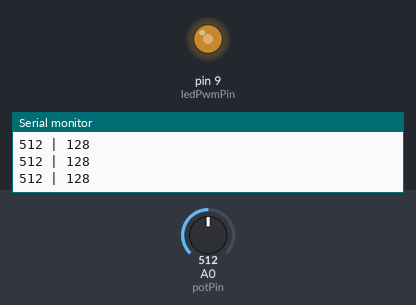
A sketch run on a simulated Arduino Uno, built with avr-gcc and run on an emulated ATmega328P. Parts: output pins drawn as LEDs (lit = HIGH), the last lines printed to the serial monitor. The test bench sets the inputs (shaded band); at power-on: A0 (potPin) = 512.

Above: at 1.2 s.
1.3 s: A0 (potPin) set to 412
At 1.8 s:
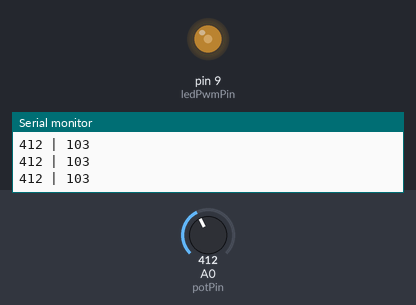
2.8 s: A0 (potPin) set to 385
At 4.0 s:
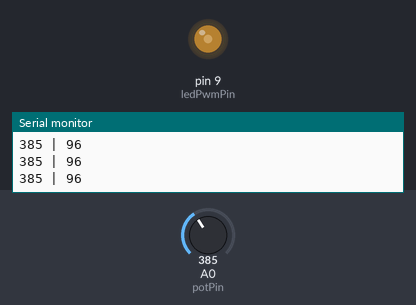
4.3 s: A0 (potPin) set to 716
At 5.1 s:
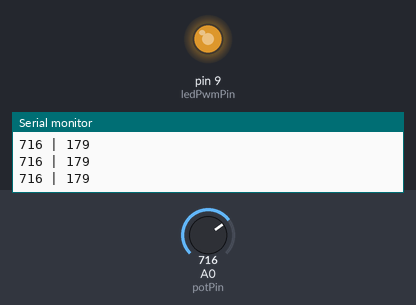
5.8 s: A0 (potPin) set to 900
At 6.2 s:
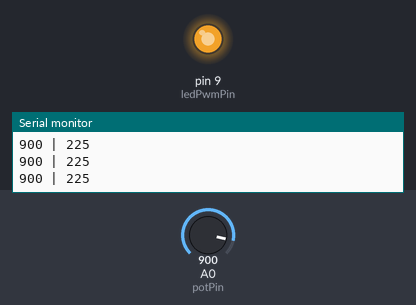
7.3 s: A0 (potPin) set to 122
At 7.7 s:
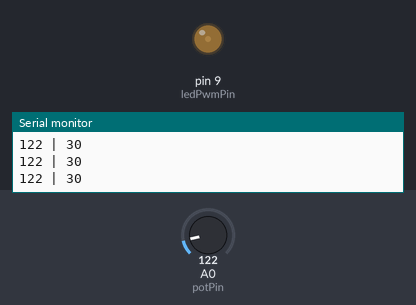
8.8 s: A0 (potPin) set to 109
At 9.9 s:
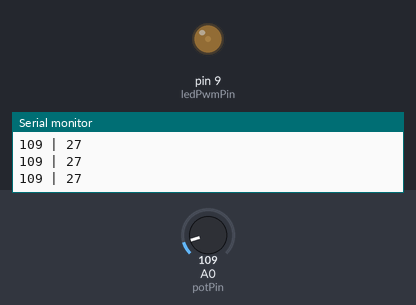
11.8 s: A0 (potPin) set to 91
Timing chart, 0 to 14.3 s (numbered marks = the images above; inputs shaded):
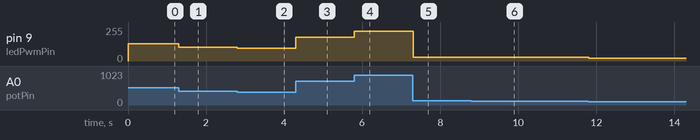

Measured:
- after the input at 1.3 s, pin 9 (ledPwmPin): 128/255 → 103/255 at once
- after the input at 2.8 s, pin 9 (ledPwmPin): 103/255 → 96/255 at once
- after the input at 4.3 s, pin 9 (ledPwmPin): 96/255 → 179/255 at once
- after the input at 5.8 s, pin 9 (ledPwmPin): 179/255 → 225/255 at once
- after the input at 7.3 s, pin 9 (ledPwmPin): 225/255 → 30/255 at once
- after the input at 8.8 s, pin 9 (ledPwmPin): 30/255 → 27/255 at once
- after the input at 11.8 s, pin 9 (ledPwmPin): 27/255 → 22/255 at once

The sketch:

potentiometer_Button_and_Led.ino
```cpp
int ledPwmPin = 9;
int potPin = A0;

void setup() {

  pinMode(ledPwmPin,OUTPUT);
  pinMode(potPin,INPUT); //It dooesn't need a pull up resistor cause it is always connected to something. The potentiometer is always providing a stable voltage to the analog pin, so the pin never "floats" and its state is always known.
  Serial.begin(9600);
}

void loop() {
  int potValue = analogRead(potPin);
  int pwmValue = potValue/4;
  analogWrite(ledPwmPin, pwmValue);
  Serial.print(potValue);
  Serial.print(" | ");
  Serial.println(pwmValue);
}
```
